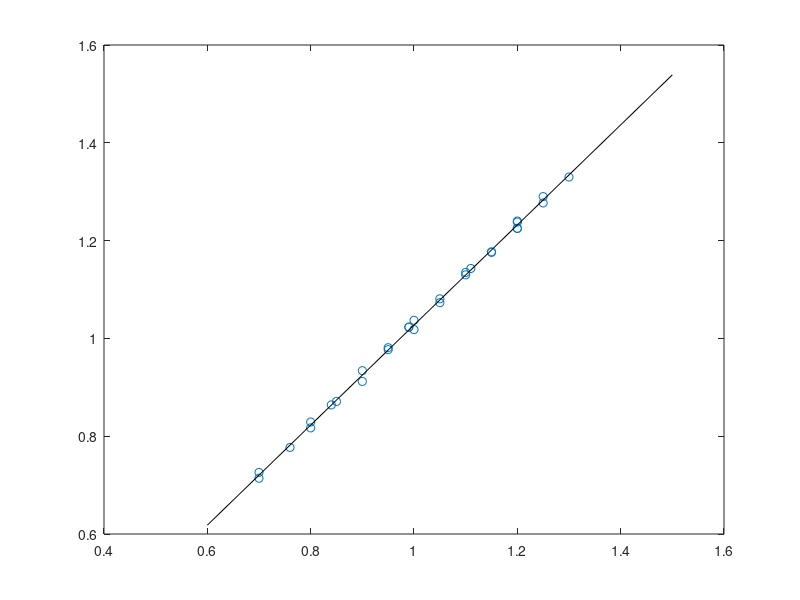

Recreate this plot in MATLAB.
function [P_flow, flows ] = psap_pnnl_flow_ref;
% This function encapsulates measurements of the TAP AAF serial displayed flow and a TSI 4100 connected in series.
% We'll reference the flows reported by AAF PSAP, PNNL PSAP, and AAF TAP to
% this single flow meter.  While not absolutely calibrated it should remove
% relative calibration differences, especially since they were all operated
% at the same fixed nominal flow rate of 1 LPM.  

% I also recorded front panel values but these do not appear to correspond
% to the values reported in the serial stream and are to fewer digits of
% decimal precision
%[ front panel, serial packet, TSI 4100]
flows = [...
0.99 1.023 1.01
0.7 0.726 0.725
0.76 0.777 0.774
0.8 0.817 0.808
0.85 0.871 0.862
0.9 0.912 0.895
0.95 0.977 0.957
1.0 1.018 0.999
1.05 1.073 1.05
1.1 1.13 1.105
1.15 1.176 1.153
1.2 1.225 1.202
1.2 1.225 1.202
1.25 1.277 1.255
1.3 1.33 1.310
1.2 1.238 1.213
1.1 1.135 1.109
0.99 1.023 0.998
0.9 0.934 0.913
0.8 0.829 0.816
0.7 0.714 0.708
1.25 1.290 1.262
1.2 1.240 1.216
1.15 1.177 1.152
1.11 1.143 1.116
1.05 1.081 1.053
1.00 1.037 1.01
0.95 0.981 0.957
0.84 0.864 0.849
];

P_flow_lin = polyfit(flows(:,1), flows(:,2), 1);
% P_flow_quad = polyfit(flows(:,1), flows(:,2), 3);
lims = [0.6, 1.5];
figure; plot(flows(:,1), flows(:,2), 'o', lims, polyval(P_flow_lin,lims), 'k-');  
P_flow = P_flow_lin; 
end

